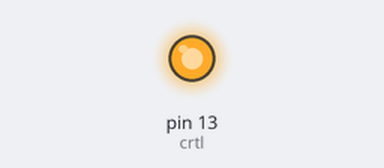
A sketch run on a simulated Arduino Uno, built with avr-gcc and run on an emulated ATmega328P. On the bench: output pins drawn as LEDs (lit = HIGH).

Above: at 2.5 s.
At 7.5 s:
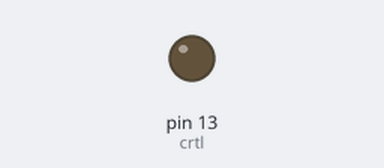
Timing chart, 0 to 13.0 s (numbered marks = the images above):
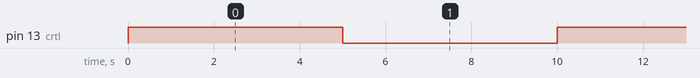

The sketch:

arduino_45in1_7_colour_led.ino
```cpp
int crtl =  13;

void setup()   {
  pinMode(crtl, OUTPUT);
  digitalWrite(crtl,LOW);
}

void loop()
{
  digitalWrite(crtl, HIGH);
  delay(5000);
  digitalWrite(crtl, LOW);
  delay(5000);
}
```

Measured:
- by itself, pin 13 (crtl): alternates HIGH for 5.0 s and LOW for 5.0 s
